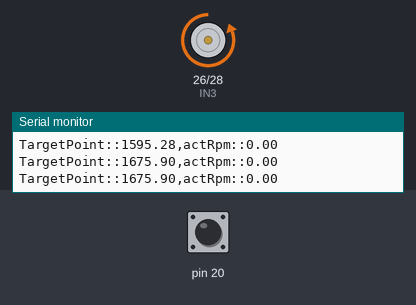
This sketch was run on a simulated Arduino Mega 2560, built with avr-gcc and run on an emulated ATmega2560. Shown: motor-driver pin pairs drawn as motors (green arrow = first pin HIGH = forward, orange = second pin HIGH = backward, longer = more drive, scaled by the enable pin), the last lines printed to the serial monitor. The test bench sets the inputs (shaded band); at power-on: pin 20 LOW.

Above: at 1.2 s.
1.3 s: pin 20 driven HIGH
4.3 s: pin 20 pulsed LOW 2 times (0.12 s each, 0.3 s apart)
7.9 s: pin 20 pulsed LOW 5 times (0.12 s each, 0.3 s apart)
At 10.7 s:
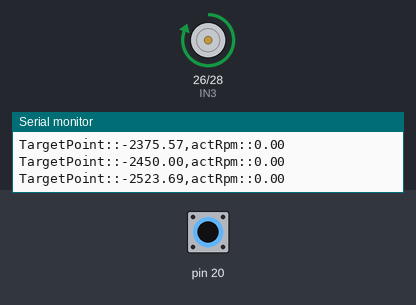
11.1 s: pin 20 driven LOW
At 18.49 s:
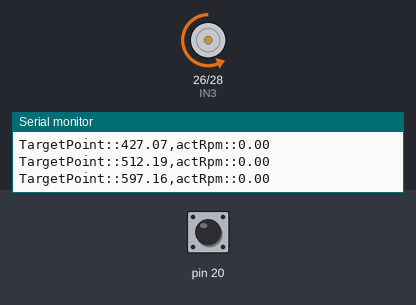
Timing chart, 0 to 28.8 s (numbered marks = the images above; inputs shaded):
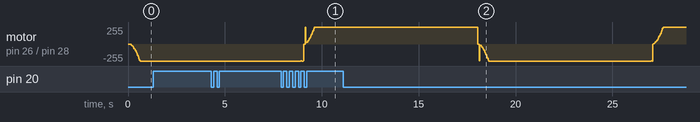

The sketch:

rpmcontrol_with_IncPID_code_static_target.ino
```cpp
#include <FlexiTimer2.h>

#define IN3  26
#define IN4  28
#define ENB  6
#define MAXPWM 255


#define MAXRPM 4900

volatile long pulseNum = 0;

uint32_t timer;
int loopDelay = 0;
int idx = 0;

//double Kp = 0.07, Ki = 0.025, Kd = 0.01; // 1,2,4
double Kp = 0.05, Ki = 0.03, Kd = 0.0065; //3
enum motorMode {CW, CCW, STOP};
double TargetPoint;

void plot(String label, double value, bool last)
{
  Serial.print(label);

  if (label != "")
  {
    Serial.print(":");
  }
  Serial.print(value);

  if (last == false)
  {
    Serial.print(",");
  }
  else
  {
    Serial.println();
  }
}

class CodedMotor
{
  private:
    int IN_1;
    int IN_2;
    int EN;

    double mKp, mKi, mKd;
    motorMode mM;


    double lastError;
    double lastLastError;
    double errorLimit = 200;
    double Output;

    //比例调节
    double Pterm(double Kp, double error, double lasterror)
    {
      double PWMp = Kp * (error - lasterror);
      return PWMp;
    }

    //微分调节
    double Dterm(double Kd, double error, double lasterror, double lastlasterror)
    {
      double doubleLastError = 2 * lasterror;
      double PWMd = Kd * (error - doubleLastError + lastlasterror);
      return PWMd;
    }

    //积分调节
    double Iterm(double Ki, double error)
    {
      double PWMi = Ki * error;
      return PWMi;
    }

  public:

    CodedMotor(int in1, int in2, int en, double kp, double ki, double kd) //构造函数
    {
      IN_1 = in1;
      IN_2 = in2;
      EN = en;
      mKp = kp;
      mKi = ki;
      mKd = kd;
      //stop motor first
      digitalWrite(IN_1, LOW);
      digitalWrite(IN_2, LOW);
      mM = STOP;
      analogWrite(EN, 0);
      lastError = 0;
      lastLastError = 0;
      Output = 0;

    };

    void stop()  //停止电机
    {
      digitalWrite(IN_1, LOW);
      digitalWrite(IN_2, LOW);
      mM = STOP;
      analogWrite(EN, 0);
      lastError = 0;
      lastLastError = 0;
      Output = 0;
      return;
    }

    void outPut(motorMode mm, double targetPoint, double inputPoint)
    {


      if (mm == STOP || (mm == CW && mM == CCW) || (mm == CCW && mM == CW) || targetPoint == 0)
      {
        //如果要求电机目标状态为STOP, 或者电机当前转向和电机目标转向相反,或者要求目标转速为0时,停止电机转动
        stop();
        return;
      }
      else if (mm == CW && mM != CW)
      {
        mM = CW;
        digitalWrite(IN_1, LOW);
        digitalWrite(IN_2, HIGH);
      }
      else if (mm == CCW && mM != CCW)
      {
        mM = CCW;
        digitalWrite(IN_1, HIGH);
        digitalWrite(IN_2, LOW);
      }

      double error=targetPoint-inputPoint;

      Output = Output + Pterm(mKp, error, lastError) + Iterm(mKi, error) + Dterm(mKd, error, lastError, lastLastError);

      lastLastError=lastError;
      lastError=error;

      if (Output > MAXPWM)
      {
        Output = MAXPWM;
      }

      analogWrite(EN, Output);

    };

    motorMode getMode()
    {
      return mM;
    }
};

CodedMotor cm1 = CodedMotor(IN3, IN4, ENB, Kp, Ki, Kd);

void setup() {


  Serial.begin(9600);
  //设置引脚模式
  pinMode(IN3, OUTPUT);
  pinMode(IN4, OUTPUT);
  pinMode(ENB, OUTPUT);
  pinMode(2, INPUT);

  attachInterrupt(digitalPinToInterrupt(20), encoderISR, CHANGE);

  timer = 0;
  FlexiTimer2::set(50, timerIntFun);         /* 设置 （每【100】毫秒执行一次 定时器中断函数）*/
  FlexiTimer2::start();                                          /* 开始  启动这个定时器中断 */


}

void loop() {

  //获取电机编码器的计数, 得到转速
  noInterrupts();
  if (timer == 0)
  {
    //for the first time
    timer = micros();
    pulseNum = 0;
    interrupts();
    return;
  }

  uint32_t dT = micros() - timer;

  double actRpm = pulseNum * 2727272.7 / dT;
  pulseNum = 0;
  timer = micros();
  interrupts();

  if (TargetPoint > 0)
  {
    cm1.outPut(CW, TargetPoint, actRpm);
  }
  else if (TargetPoint < 0 )
  {
    cm1.outPut(CCW, -TargetPoint, actRpm);
  }
  else if (TargetPoint == 0)
  {
    cm1.stop();
  }

  plot("TargetPoint:", TargetPoint, false);

  if (cm1.getMode() == CW)
  {
    plot("actRpm:", actRpm, true);
  }
  else if (cm1.getMode() == CCW)
  {
    plot("actRpm:", -actRpm, true);
  }
  else if (cm1.getMode() == STOP)
  {
    plot("actRpm:", 0, true);
  }

  delay(loopDelay);
}

void encoderISR()
{
  pulseNum++;
}

void timerIntFun() {
  TargetPoint = sin(idx * 3.14159265 / 180.0) * MAXRPM;
  idx = idx + 1;
}
```
